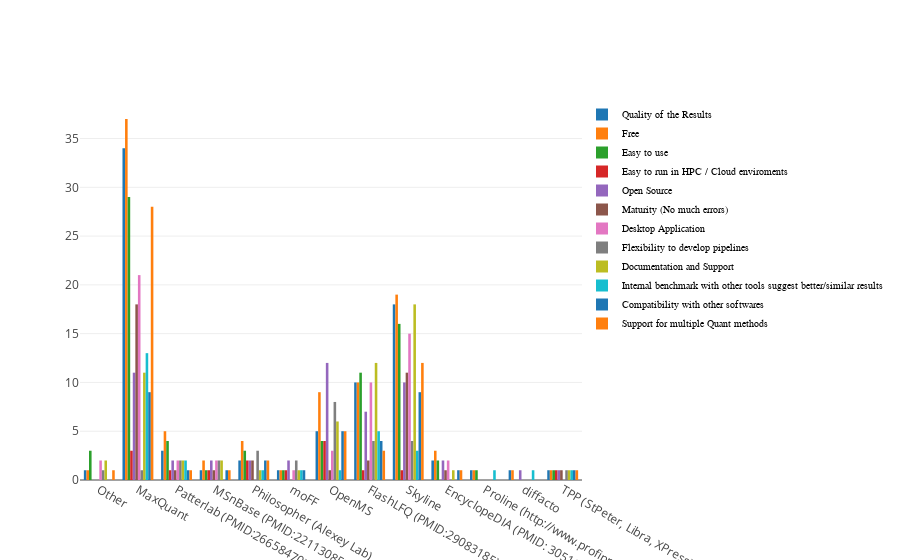

Source (notebook cell):
### Markdown cell above
## Relevant software features during the selection process 

The purpose of this question is to know, whta kind of features the users of Computational proteomics software consider more relevant.

### Code cell
question = "Which are the features that make you to chose the following software for your data analysis"
data = get_multioption_bar_data(data_df, question)
layout = go.Layout(barmode='group',legend=dict(x=1, y=1.0, font=dict(
            family='sans-serif',
            size=10,
            color='#000'
        ),))
fig = go.Figure(data=data, layout=layout)
iplot(fig, filename='grouped-bar')

### Figure 1 — Plotly figure (JSON) as saved in the notebook; plotly's stock layout.template omitted (floating-point values rounded to 4 significant figures)
{"data": [{"name": "Quality of the Results", "type": "bar", "uid": "247cb0da-561d-4b27-b9e8-8fc060a4fd37", "x": ["Other", "MaxQuant", "Patterlab (PMID:26658470)", "MSnBase (PMID:22113085)", "Philosopher (Alexey Lab)", "moFF", "OpenMS", "FlashLFQ (PMID:29083185)", "Skyline", "EncyclopeDIA (PMID: 30510204)", "Proline (http://www.profiproteomics.fr)", "diffacto", "TPP (StPeter, Libra, XPress)"], "y": [1, 34, 3, 1, 2, 1, 5, 10, 18, 2, 1, 1, 1]}, {"name": "Free", "type": "bar", "uid": "7252565d-3c75-4123-9864-5c80948439d9", "x": ["Other", "MaxQuant", "Patterlab (PMID:26658470)", "Skyline", "Philosopher (Alexey Lab)", "moFF", "OpenMS", "FlashLFQ (PMID:29083185)", "MSnBase (PMID:22113085)", "diffacto", "Proline (http://www.profiproteomics.fr)", "EncyclopeDIA (PMID: 30510204)", "TPP (StPeter, Libra, XPress)"], "y": [1, 37, 5, 19, 4, 1, 9, 10, 2, 1, 1, 3, 1]}, {"name": "Easy to use", "type": "bar", "uid": "fc83eadc-4d59-4f78-8d1e-90b8cc3fcd3c", "x": ["Other", "MaxQuant", "Patterlab (PMID:26658470)", "Skyline", "Philosopher (Alexey Lab)", "moFF", "OpenMS", "FlashLFQ (PMID:29083185)", "MSnBase (PMID:22113085)", "EncyclopeDIA (PMID: 30510204)", "Proline (http://www.profiproteomics.fr)", "TPP (StPeter, Libra, XPress)"], "y": [3, 29, 4, 16, 3, 1, 4, 11, 1, 2, 1, 1]}, {"name": "Easy to run in HPC / Cloud enviroments", "type": "bar", "uid": "3bc1cb3a-1a1b-4b8f-a981-3b28816f3cdf", "x": ["OpenMS", "FlashLFQ (PMID:29083185)", "MaxQuant", "Patterlab (PMID:26658470)", "Skyline", "Philosopher (Alexey Lab)", "moFF", "MSnBase (PMID:22113085)", "TPP (StPeter, Libra, XPress)"], "y": [4, 1, 3, 1, 1, 2, 1, 1, 1]}, {"name": "Open Source", "type": "bar", "uid": "d93fb087-a70b-45d6-b8fa-b812352ab6bc", "x": ["MaxQuant", "Patterlab (PMID:26658470)", "Skyline", "Philosopher (Alexey Lab)", "moFF", "OpenMS", "FlashLFQ (PMID:29083185)", "MSnBase (PMID:22113085)", "diffacto", "EncyclopeDIA (PMID: 30510204)", "TPP (StPeter, Libra, XPress)"], "y": [11, 2, 10, 2, 2, 12, 7, 2, 1, 2, 1]}, {"name": "Maturity (No much errors)", "type": "bar", "uid": "d14ff04e-4759-45a7-97fd-02c3b394e788", "x": ["OpenMS", "FlashLFQ (PMID:29083185)", "MSnBase (PMID:22113085)", "MaxQuant", "Patterlab (PMID:26658470)", "Skyline", "EncyclopeDIA (PMID: 30510204)", "Philosopher (Alexey Lab)", "TPP (StPeter, Libra, XPress)"], "y": [1, 2, 1, 18, 1, 11, 1, 2, 1]}, {"name": "Desktop Application", "type": "bar", "uid": "9d16013c-1727-42c9-bc2e-d5cbe604c04a", "x": ["OpenMS", "FlashLFQ (PMID:29083185)", "MaxQuant", "MSnBase (PMID:22113085)", "Patterlab (PMID:26658470)", "Skyline", "EncyclopeDIA (PMID: 30510204)", "moFF", "Other"], "y": [3, 10, 21, 2, 2, 15, 2, 1, 2]}, {"name": "Flexibility to develop pipelines", "type": "bar", "uid": "2c971e33-a32b-4fa1-9623-8d80942749dd", "x": ["OpenMS", "Patterlab (PMID:26658470)", "FlashLFQ (PMID:29083185)", "TPP (StPeter, Libra, XPress)", "MaxQuant", "Skyline", "MSnBase (PMID:22113085)", "Philosopher (Alexey Lab)", "moFF", "Other"], "y": [8, 2, 4, 1, 1, 4, 2, 3, 2, 1]}, {"name": "Documentation and Support", "type": "bar", "uid": "2622cf61-7374-4803-8f29-3888eb5900e8", "x": ["Other", "MaxQuant", "OpenMS", "Skyline", "Philosopher (Alexey Lab)", "moFF", "Patterlab (PMID:26658470)", "FlashLFQ (PMID:29083185)", "MSnBase (PMID:22113085)", "EncyclopeDIA (PMID: 30510204)", "TPP (StPeter, Libra, XPress)"], "y": [2, 11, 6, 18, 1, 1, 2, 12, 2, 1, 1]}, {"name": "Internal benchmark with other tools suggest better/similar results", "type": "bar", "uid": "4c6358ff-a613-43ab-bda6-7f9c5f1bf300", "x": ["Proline (http://www.profiproteomics.fr)", "Patterlab (PMID:26658470)", "FlashLFQ (PMID:29083185)", "MaxQuant", "OpenMS", "Skyline", "diffacto", "moFF", "Philosopher (Alexey Lab)", "TPP (StPeter, Libra, XPress)"], "y": [1, 2, 5, 13, 1, 3, 1, 1, 1, 1]}, {"name": "Compatibility with other softwares", "type": "bar", "uid": "e79e2d23-8fae-49a1-8032-e7ee668f635d", "x": ["OpenMS", "FlashLFQ (PMID:29083185)", "MaxQuant", "MSnBase (PMID:22113085)", "Patterlab (PMID:26658470)", "Skyline", "EncyclopeDIA (PMID: 30510204)", "moFF", "Philosopher (Alexey Lab)", "TPP (StPeter, Libra, XPress)"], "y": [5, 4, 9, 1, 1, 9, 1, 1, 2, 1]}, {"name": "Support for multiple Quant methods", "type": "bar", "uid": "37e31a97-78ba-4b30-9e20-ed393f8ca3bb", "x": ["OpenMS", "FlashLFQ (PMID:29083185)", "MSnBase (PMID:22113085)", "MaxQuant", "Other", "Patterlab (PMID:26658470)", "Skyline", "EncyclopeDIA (PMID: 30510204)", "Philosopher (Alexey Lab)", "TPP (StPeter, Libra, XPress)"], "y": [5, 3, 1, 28, 1, 1, 12, 1, 2, 1]}], "layout": {"barmode": "group", "legend": {"font": {"color": "#000", "family": "sans-serif", "size": 10}, "x": 1, "y": 1}}}
